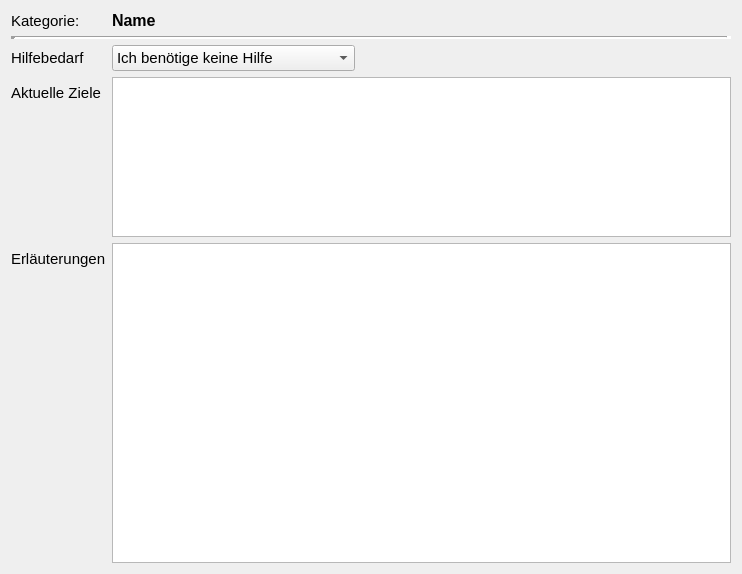
<?xml version="1.0" encoding="UTF-8"?>
<ui version="4.0">
 <class>Dokumentation</class>
 <widget class="QWidget" name="Dokumentation">
  <property name="geometry">
   <rect>
    <x>0</x>
    <y>0</y>
    <width>742</width>
    <height>574</height>
   </rect>
  </property>
  <property name="font">
   <font>
    <pointsize>11</pointsize>
    <weight>50</weight>
    <bold>false</bold>
   </font>
  </property>
  <property name="windowTitle">
   <string>Form</string>
  </property>
  <property name="autoFillBackground">
   <bool>false</bool>
  </property>
  <layout class="QFormLayout" name="formLayout">
   <property name="sizeConstraint">
    <enum>QLayout::SetMaximumSize</enum>
   </property>
   <property name="fieldGrowthPolicy">
    <enum>QFormLayout::ExpandingFieldsGrow</enum>
   </property>
   <property name="formAlignment">
    <set>Qt::AlignJustify|Qt::AlignTop</set>
   </property>
   <item row="5" column="0" colspan="2">
    <widget class="Line" name="line">
     <property name="lineWidth">
      <number>5</number>
     </property>
     <property name="orientation">
      <enum>Qt::Horizontal</enum>
     </property>
    </widget>
   </item>
   <item row="6" column="0">
    <widget class="QLabel" name="hilfebedarfLabel">
     <property name="text">
      <string>Hilfebedarf</string>
     </property>
    </widget>
   </item>
   <item row="6" column="1">
    <widget class="QComboBox" name="hilfebedarfComboBox">
     <item>
      <property name="text">
       <string>Ich benötige keine Hilfe</string>
      </property>
     </item>
     <item>
      <property name="text">
       <string>Ich bekomme Beratung</string>
      </property>
     </item>
     <item>
      <property name="text">
       <string>Ich bekomme Assistenz</string>
      </property>
     </item>
     <item>
      <property name="text">
       <string>Das machen Mitarbeiter für mich</string>
      </property>
     </item>
     <item>
      <property name="text">
       <string>Das ist mir besonders wichtig</string>
      </property>
     </item>
     <item>
      <property name="text">
       <string>Das will ich lernen</string>
      </property>
     </item>
    </widget>
   </item>
   <item row="7" column="0">
    <widget class="QLabel" name="aktuelleZieleLabel">
     <property name="text">
      <string>Aktuelle Ziele</string>
     </property>
    </widget>
   </item>
   <item row="7" column="1">
    <widget class="QTextEdit" name="Ziele">
     <property name="sizePolicy">
      <sizepolicy hsizetype="Expanding" vsizetype="Expanding">
       <horstretch>0</horstretch>
       <verstretch>1</verstretch>
      </sizepolicy>
     </property>
    </widget>
   </item>
   <item row="8" column="0">
    <widget class="QLabel" name="erlauterungenLabel">
     <property name="text">
      <string>Erläuterungen</string>
     </property>
    </widget>
   </item>
   <item row="8" column="1">
    <widget class="QTextEdit" name="Erlaeuterungen">
     <property name="sizePolicy">
      <sizepolicy hsizetype="Expanding" vsizetype="Expanding">
       <horstretch>0</horstretch>
       <verstretch>2</verstretch>
      </sizepolicy>
     </property>
    </widget>
   </item>
   <item row="1" column="0">
    <widget class="QLabel" name="label">
     <property name="text">
      <string>Kategorie:</string>
     </property>
    </widget>
   </item>
   <item row="1" column="1">
    <widget class="QLabel" name="Name">
     <property name="font">
      <font>
       <pointsize>12</pointsize>
       <weight>75</weight>
       <bold>true</bold>
      </font>
     </property>
     <property name="text">
      <string>Name</string>
     </property>
    </widget>
   </item>
  </layout>
 </widget>
 <resources/>
 <connections/>
</ui>
